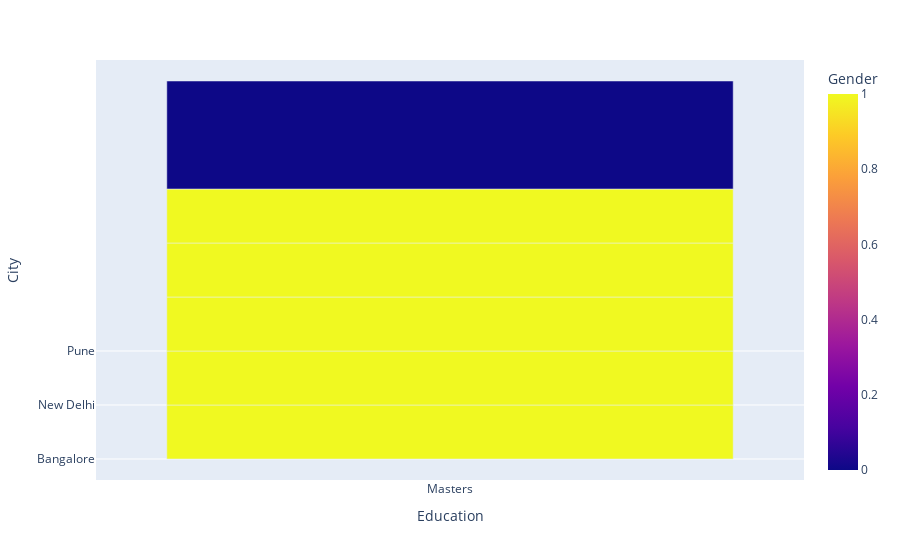

The cell this chart's notebook holds for it:
### Code cell
px.bar(comman_Reset , x = 'Education' , y = 'City' , color = 'Gender' ,  height = 350 )

### Figure 1 — Plotly figure (JSON) as saved in the notebook; plotly's stock layout.template omitted (floating-point values rounded to 4 significant figures)
{"data": [{"alignmentgroup": "True", "hovertemplate": "Education=%{x}<br>City=%{y}<br>Gender=%{marker.color}<extra></extra>", "legendgroup": "", "marker": {"color": [1, 1, 1, 1, 1, 1, 0], "coloraxis": "coloraxis", "pattern": {"shape": ""}}, "name": "", "offsetgroup": "", "orientation": "v", "showlegend": false, "textposition": "auto", "type": "bar", "x": ["Masters", "Masters", "Masters", "Masters", "Masters", "Masters", "Masters"], "xaxis": "x", "y": ["Bangalore", "New Delhi", "New Delhi", "New Delhi", "New Delhi", "New Delhi", "Pune"], "yaxis": "y"}], "layout": {"autosize": true, "barmode": "relative", "coloraxis": {"colorbar": {"title": {"text": "Gender"}}, "colorscale": [[0, "#0d0887"], [0.1111, "#46039f"], [0.2222, "#7201a8"], [0.3333, "#9c179e"], [0.4444, "#bd3786"], [0.5556, "#d8576b"], [0.6667, "#ed7953"], [0.7778, "#fb9f3a"], [0.8889, "#fdca26"], [1, "#f0f921"]]}, "legend": {"tracegroupgap": 0}, "margin": {"t": 60}, "xaxis": {"anchor": "y", "autorange": true, "domain": [0, 1], "range": [-0.5, 0.5], "title": {"text": "Education"}, "type": "category"}, "yaxis": {"anchor": "x", "autorange": true, "domain": [0, 1], "range": [-0.3889, 7.389], "title": {"text": "City"}, "type": "category"}}}
